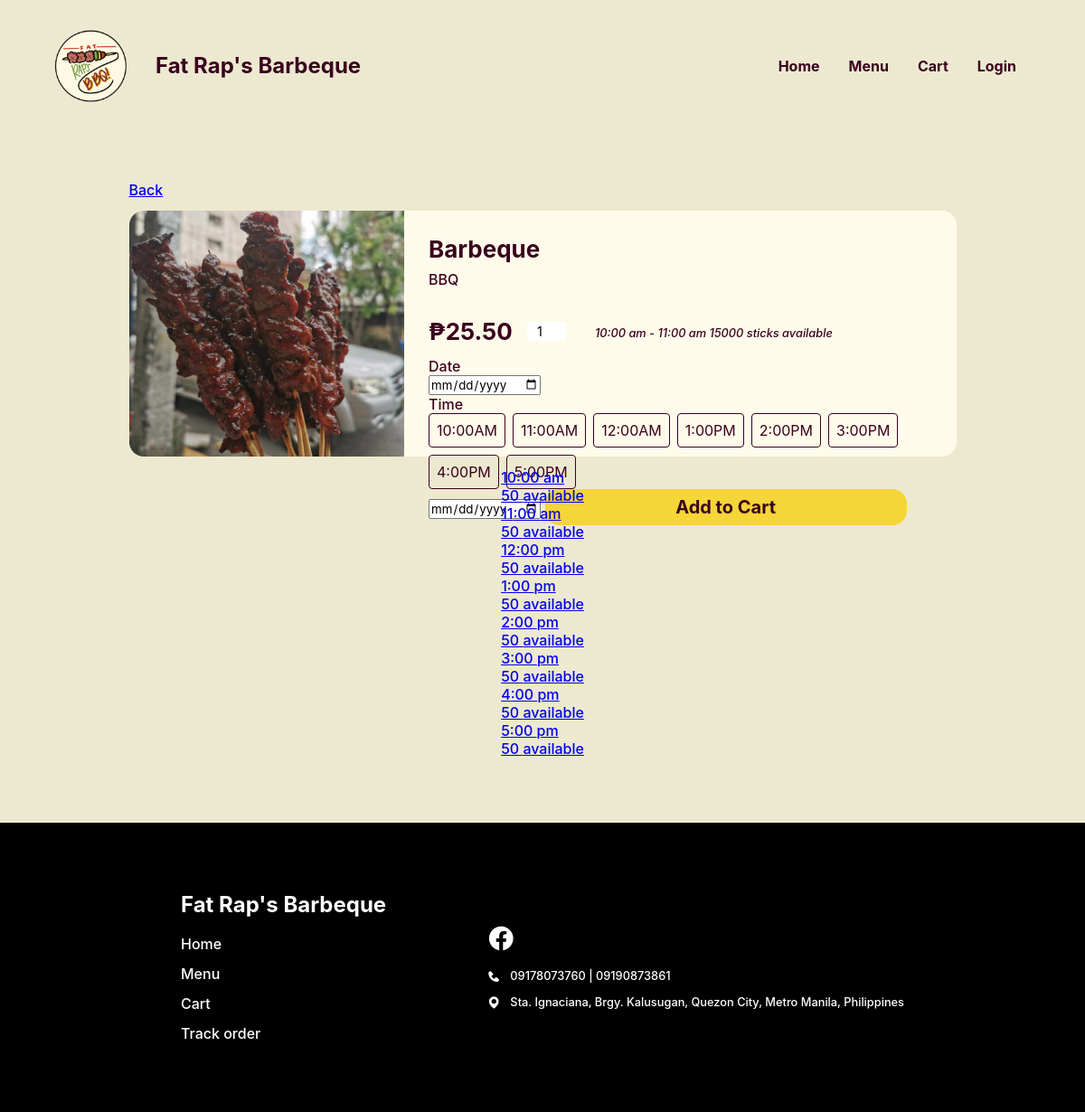
The app's page /Website/product-info.php?FOOD_ID=60 with its own data.
### tables this page shows
CREATE TABLE `food` (
  `FOOD_ID` int(18) UNSIGNED NOT NULL,
  `CTGY_ID` int(18) NOT NULL,
  `FOOD_NAME` varchar(20) NOT NULL,
  `FOOD_PRICE` decimal(10,2) NOT NULL,
  `FOOD_DESC` varchar(50) NOT NULL,
  `FOOD_IMG` varchar(255) NOT NULL,
  `FOOD_STOCK` int(20) NOT NULL,
  `FOOD_ACTIVE` varchar(10) NOT NULL,
  `FOOD_TYPE` varchar(16) NOT NULL,
  `HOURLY_CAP` int(18) NOT NULL
);

### Website/product-info.php (the view, shortened to what this page needs)
<?php
@include 'constants.php';
$PRSN_ROLE = $_SESSION['prsn_role'];
$FOOD_ID = $_GET['FOOD_ID'];
$sql = "SELECT * FROM food WHERE FOOD_ID = '$FOOD_ID'";
$res = mysqli_query($conn, $sql);
$count = mysqli_num_rows($res);
if ($count > 0) {
    while ($row = mysqli_fetch_assoc($res)) {
        $FOOD_NAME = $row['FOOD_NAME'];
        $FOOD_DESC = $row['FOOD_DESC'];
        $FOOD_IMG = $row['FOOD_IMG'];
        $FOOD_PRICE = $row['FOOD_PRICE'];
        $FOOD_STOCK = $row['FOOD_STOCK'];
        $HOURLY_CAP = $row['HOURLY_CAP'];
    }
}
?>
<!DOCTYPE html>
<html lang="en">
<head>
    <link rel="stylesheet" href="header-styles.css">
    <link rel="stylesheet" href="customer-styles.css">
    <link href='https://unpkg.com/boxicons@2.1.4/css/boxicons.min.css' rel='stylesheet'>
</head>
<body class="<?php echo ($PRSN_ROLE === 'Wholesaler') ? 'wholesaler' : ''; ?>">
    <header class="<?php echo ($PRSN_ROLE === 'Wholesaler') ? 'wholesaler' : ''; ?>">
        <div class="header-container">
            <div class="website-title">
                <img id="logo" src="images/client-logo.png">
                <div class="text">
                    <h1>Fat Rap's Barbeque</h1>
                </div>
            </div>
            <ul class='menubar'>
                <li><a href="<?php echo SITEURL; ?>cus-home-page.php">Home</a></li>
                <li><a href="<?php echo SITEURL; ?>menu.php">Menu</a></li>
                <li><a href="<?php echo SITEURL; ?>cart.php">Cart</a></li>
                <?php
                if (isset($_SESSION['prsn_id'])) {
                ?>
                    <li><a href="<?php echo SITEURL; ?>logout.php">Logout</a>
                    </li>
                <?php
                } else {
                ?>
                    <li><a href="<?php echo SITEURL; ?>login-page.php">Login</a></li>
                <?php
                }
                ?>
            </ul>
        </div>
    </header>
    <main>
        <section class="section product-info-page">
            <div class="container">
                <div class="wrapper">
                    <a href="<?php echo SITEURL; ?>menu.php" class="back">Back</a>
                    <section class="block">
                        <img src="<?php echo SITEURL; ?>images/<?php echo $FOOD_IMG; ?>" alt="">
                        <div class="right-grp">
                            <div class="top">
                                <h1><?php echo $FOOD_NAME ?></h1>
                                <p><?php echo $FOOD_DESC ?></p>
                            </div>
                            <form class="bottom" method="POST">
                                <div class="inline">
                                    <h1>₱<?php echo $FOOD_PRICE ?></h1>
                                    <div class="quantity-grp">
                                        <input type="number" class="amount js-num" value="1" min="1" max="<?php echo $FOOD_STOCK; ?>">
                                    </div>
                                    <?php if ($PRSN_ROLE === "Wholesaler") { ?>
                                        <p class="remaining">10:00 am - 11:00 am<?php echo ($FOOD_STOCK < 0) ? 0 : $FOOD_STOCK; ?> available</p>
                                    <?php } else { ?>
                                        <p class="remaining">10:00 am - 11:00 am <?php echo ($FOOD_STOCK < 0) ? 0 : $FOOD_STOCK; ?> sticks available</p>
                                    <?php } ?>
                                </div>
                                <div class="date-grp">
                                    <p>Date</p>
                                    <input type="date">
                                </div>
                                <div class="time-slots">
                                    <p>Time</p>
                                    <div class="tile-wrapper">
                                        <button class="tile">10:00AM</button>
                                        <button class="tile">11:00AM</button>
                                        <button class="tile">12:00AM</button>
                                        <button class="tile">1:00PM</button>
                                        <button class="tile">2:00PM</button>
                                        <button class="tile">3:00PM</button>
                                        <button class="tile">4:00PM</button>
                                        <button class="tile">5:00PM</button>
                                    </div>
                                </div>
                                <input type="date" name="date">
                                <button name="order" type="submit" <?php echo ($FOOD_STOCK <= 0 || (isset($_POST['quantity']) && ($IN_ORDER_QUANTITY + intval($_POST['quantity']) > $FOOD_STOCK))) ? 'disabled' : ''; ?>>Add to Cart</button>
                            </form>
                        </div>
                    </section>
                    <section class="tiles">
                        <?php
                        $startHour = 10;
                        $endHour = 17;
                        for ($hour = $startHour; $hour <= $endHour; $hour++) {
                            $displayHour = ($hour % 12 == 0) ? 12 : $hour % 12;
                            $period = ($hour < 12) ? 'am' : 'pm';
                            $tileAvailable = false;
                            if ($FOOD_STOCK > 0 && $hour >= date('H') + 4) {
                                $tileAvailable = true;
                            }
                            $tileLink = "javascript:void(0)";
                            if ($tileAvailable) {
                                $tileLink = "javascript:void(0)";
                            }
                        ?>
                            <a href="<?php echo $tileLink; ?>" class="tile <?php echo ($tileAvailable) ? 'available' : 'unavailable'; ?>">
                                <p><?php echo $displayHour; ?>:00 <?php echo $period; ?></p>
                                <?php if ($tileAvailable) : ?>
                                    <p><?php echo min($FOOD_STOCK, $HOURLY_CAP); ?> available</p>
                                <?php endif; ?>
                            </a>
                        <?php } ?>
                    </section>
                </div>
            </div>
        </section>
    </main>
    <footer>
        <div class="footer-container">
            <div class="left-container">
                <h2>Fat Rap's Barbeque</h2>
                <div class="list">
                    <ul>
                        <li><a href="<?php echo SITEURL; ?>cus-home-page.php">Home</a></li>
                        <li><a href="<?php echo SITEURL; ?>menu.php">Menu</a></li>
                        <li><a href="<?php echo SITEURL; ?>cart.php">Cart</a></li>
                        <li><a href="cus-home-page.php#track-order-section">Track order</a></li>
                    </ul>
                </div>
            </div>
            <div class="right-container">
                <div class="icons-block">
                    <a href="https://www.facebook.com/profile.php?id=100077565231475">
                        <i class='bx bxl-facebook-circle'></i>
                    </a>
                </div>
                <div class="list">
                    <div class="list-items">
                        <i class='bx bxs-phone'></i>
                        <p>09178073760 | 09190873861</p>
                    </div>
                    <div class="list-items">
                        <i class='bx bxs-map'></i>
                        <p>Sta. Ignaciana, Brgy. Kalusugan, Quezon City, Metro Manila, Philippines</p>
                    </div>
                </div>
            </div>
        </div>
    </footer>
</body>
</html>

### Website/header-styles.css (style rules this page uses)
*, *::before, *::after { margin: 0; padding: 0; box-sizing: border-box; font-family: inherit; }
:root { --bg:#F2FFE1; --primary:#f3d95c; --text:#3A001E; --text2: #FA3F1F; --input-bg:#F7F3DC; --eye-icon:#CEC699; --block: #4ADE5D; --block-p:#277B32; --block-h1: #0F4C17; --form-bg: #FFFDEF; --header-text: #3A001E; }
body { font-family: 'Inter', sans-serif; }
header, footer { width: 100%; display: flex; justify-content: center; align-items: center; }
header { height: 8rem; position: fixed; top: 0; z-index: 100; color: var(--header-text); background-color: var(--bg); }
.header-container, .footer-container { margin-inline: auto; margin-top: 2rem; margin-bottom: 0.9rem; width: 90%; max-width: 1200px; display: flex; justify-content: space-between; align-items: center; }
.website-title { display: flex; align-items: center; }
header img { width: 80px; position: relative; }
header .text { margin-left: 2rem; display: flex; flex-direction: column; gap: 0; }
header h1 { white-space: nowrap; font-size: 1.5rem; }
header .text p, footer .right-container p { font-size: 0.8rem; }
li > a { color: inherit; text-decoration: none; }
footer { background-color: #000; color: #fff; min-height: 20rem; }
.footer-container { width: 90%; max-width: 800px; margin: clamp(1rem, 6vw, 4.5rem) auto; display: flex; justify-content: space-between; }
.left-container h2 { margin-bottom: 1.2rem; }
.icons-block { margin-bottom: 1rem; }
.list > ul { padding-inline-start: 0; margin-block: 0; height: 100%; }
.list > ul, .list { display: grid; gap: 0.8rem; }
.list > ul > li { color: #fff; display: block; }
.icons-block { display: flex; gap: 1rem; }
.icons-block a { color: #fff; }
.icons-block i { font-size: 2rem; }
.list-items { display: flex; gap: 10px; }
.menubar { display: flex; flex-direction: row; list-style-type: none; margin: 0; padding: 0; }
.menubar > li { font-weight: bold; margin: 0 1rem; overflow: hidden; }

### records on screen
food: FOOD_IMG (picture), FOOD_NAME "Barbeque", FOOD_DESC "BBQ", FOOD_PRICE "25.50", FOOD_STOCK "15000", HOURLY_CAP "50"

### other values on screen
$displayHour "10"
$period "am"
$displayHour "11"
$displayHour "12"
$period "pm"
$displayHour "1"
$displayHour "2"
$displayHour "3"
$displayHour "4"
$displayHour "5"
